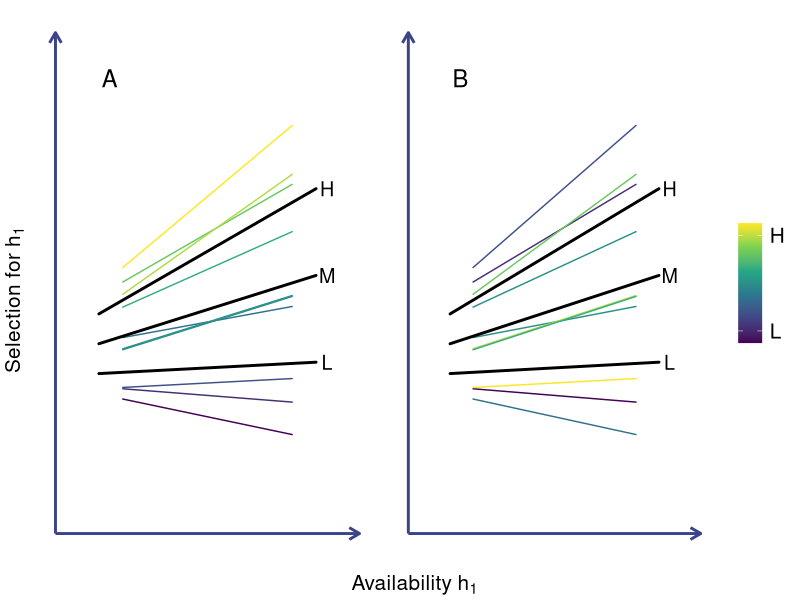

Here is the R script that generated this plot:
###########################################################################
###########################################################################
## 8 - FIGURE 1 SIMULATION - RECONCILING INDIVIDUALS WITH THE POPULATION ##
###########################################################################
###########################################################################
## Returns:
## Simulated figures showing:
##    a) All individuals following the functional response
##    b) Some individuals following the functional response,
##       while others do not change their behaviour and exhibit
##       the opposite response
##    c) Mean R-squared values between the functional response model
##       and (1) the individuals that follow the FR, (2) the
##       individuals that don't

### Packages ----
libs <- c('data.table', 'tidyverse', 'grid', 'cowplot', 'gridExtra')
lapply(libs, require, character.only = TRUE)

indivs <- data.table(id=LETTERS[seq(1:10)], 
                     intercepts=sample(seq(0,50,0.1), 10, replace=TRUE), 
                     slopes=c(seq(-0.5,0.75,length.out =5), seq(0.75,2,length.out =5)),
                     h1_avail=seq(50,150, length.out=10)) %>%
  mutate(reorder_slopes=sample(slopes))

h2_avail <- seq(50,150,1)

indiv_eqs <- data.table()
for(i in unique(indivs$id)){
  indiv_sub <- indivs[id==i]
  beta <- indiv_sub$intercepts + indiv_sub$slopes*h2_avail
  indiv_sel <- data.table(id=i, 
                          h2=h2_avail, 
                          h1=indiv_sub$h1_avail, 
                          beta, 
                          slope=indiv_sub$slopes,
                          new_slope=indiv_sub$reorder_slopes,
                          intercept=indiv_sub$intercepts)
  indiv_eqs <- rbind(indiv_eqs, indiv_sel)
}

indiv_eqs_fr <- indiv_eqs %>% 
  select(colnames(indiv_eqs)[!colnames(indiv_eqs) %in% 'new_slope'])
indiv_eqs_no_fr <- indiv_eqs %>% 
  select(colnames(indiv_eqs)[!colnames(indiv_eqs) %in% 'slope']) %>% 
  rename(slope=new_slope)


fr_low <- indiv_eqs[id %in% c('A','B','C','D','E')] %>%
  group_by(h2) %>% summarise(beta=mean(beta))

fr_mean <- indiv_eqs %>%
  group_by(h2) %>% summarise(beta=mean(beta))

fr_high <- indiv_eqs[id %in% c('F','G','H','I','J')] %>%
  group_by(h2) %>% summarise(beta=mean(beta))

fr_plots <- list()
for(plot_type in c('fr', 'no_fr')){
  
  dat <- get(paste('indiv_eqs', plot_type, sep='_'))
  anno <- ifelse(plot_type=='fr', 'A', 'B')
  
  p <- ggplot() + 
    geom_line(data=dat[dat$h2 < 140 & dat$h2 > 60], aes(x=h2, y=beta, group=id, colour=slope), size=0.5, lineend='round') +
    geom_line(data=fr_low, size=1, lineend='round', aes(x=h2, y=beta)) +
    geom_line(data=fr_mean, size=1, lineend='round', aes(x=h2, y=beta)) +
    geom_line(data=fr_high, size=1, lineend='round', aes(x=h2, y=beta)) +
    scale_colour_viridis_c(breaks=c(-.25,1.75), labels=c('L', 'H')) +
    # Theme
    theme(panel.background = element_rect(fill=NA), axis.text = element_blank(), 
          axis.title = element_blank(), axis.ticks= element_blank(), 
          legend.text = element_text(size=15), legend.title=element_blank()) +
    # annotate labels
    annotate('text', x=55,y=350, label=anno, size=6) +
    annotate('text', x=155, y=max(fr_low$beta), label='L', size=5) +
    annotate('text', x=155, y=max(fr_mean$beta), label='M', size=5) +
    annotate('text', x=155, y=max(fr_high$beta), label='H', size=5) +
    # add axis arrows
    # y axis
    geom_segment(aes(x=30, xend=30, y=-150, yend = 400), size=1, arrow = arrow(length = unit(0.3,"cm")), colour='#3C4489') +
    # x axis
    geom_segment(aes(x=30, xend=170, y=-150, yend = -150), size=1, arrow = arrow(length = unit(0.3,"cm")), colour='#3C4489') +
    xlim(30,170)
  
  if(plot_type=='fr'){
    p <- p + theme(legend.position = 'none')
  }
  
  fr_plots[[plot_type]] <- p
  
}

# tiff("figures/fig1.tiff", width = 6, height = 3, units = 'in', res = 300)
grid.arrange(grobs=c(fr_plots['fr'], fr_plots['no_fr']), ncol=2, nrow=1, widths=c(5.5,6.5),
             left=textGrob(expression('Selection for h'[1]), gp=gpar(col="#000000", fontsize=15), rot=90), 
             bottom=textGrob(expression('Availability h'[1]), gp=gpar(col="#000000", fontsize=15)), align=h)

